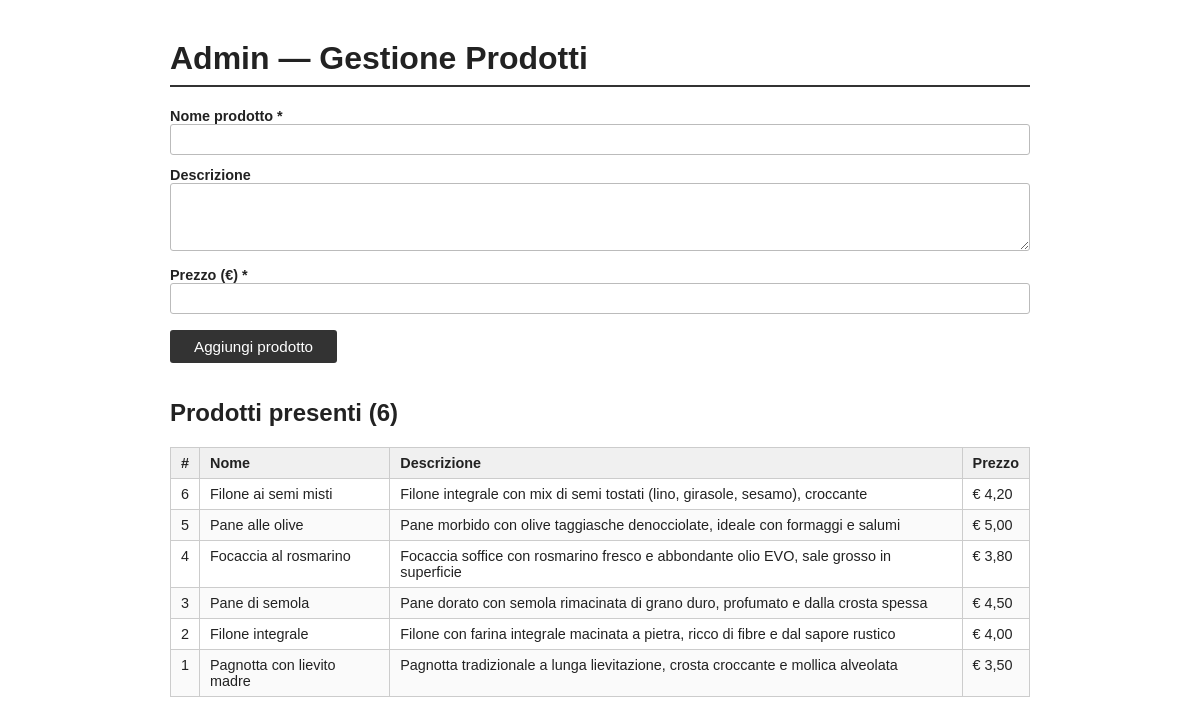
The app's page /admin/index.php (signed in) with its own data.
### tables this page shows
CREATE TABLE tProdotto (
    idProdotto INT AUTO_INCREMENT PRIMARY KEY,
    NomeProdotto VARCHAR(200) NOT NULL,
    Descrizione TEXT,
    Prezzo DECIMAL(6,2) NOT NULL
);

### admin/index.php (the view, shortened to what this page needs)
<?php
try {
    $pdo = new PDO(
        'mysql:host=localhost;dbname=appane_zangrando;charset=utf8mb4',
        'root',
        '',
        [
            PDO::ATTR_ERRMODE            => PDO::ERRMODE_EXCEPTION,
            PDO::ATTR_DEFAULT_FETCH_MODE => PDO::FETCH_ASSOC,
        ]
    );
} catch (PDOException $e) {
    die('Errore di connessione al database.');
}
$prodotti = $pdo->query("SELECT idProdotto, NomeProdotto, Descrizione, Prezzo FROM tProdotto ORDER BY idProdotto DESC")->fetchAll();
?>
<!DOCTYPE html>
<html lang="it">
<head>
</head>
<body>
<h1>Admin — Gestione Prodotti</h1>
<form method="POST" action="">
    <label for="nome_prodotto">Nome prodotto *</label>
    <input type="text" id="nome_prodotto" name="nome_prodotto" maxlength="200" required>
    <label for="descrizione">Descrizione</label>
    <textarea id="descrizione" name="descrizione" rows="3"></textarea>
    <label for="prezzo">Prezzo (€) *</label>
    <input type="number" id="prezzo" name="prezzo" step="0.01" min="0.01" max="9999.99" required>
    <button type="submit">Aggiungi prodotto</button>
</form>
<h2>Prodotti presenti (<?= count($prodotti) ?>)</h2>
<?php if (empty($prodotti)): ?>
    <p>Nessun prodotto nel database.</p>
<?php else: ?>
    <table>
        <thead>
            <tr>
                <th>#</th>
                <th>Nome</th>
                <th>Descrizione</th>
                <th>Prezzo</th>
            </tr>
        </thead>
        <tbody>
            <?php foreach ($prodotti as $p): ?>
                <tr>
                    <td><?= (int)$p['idProdotto'] ?></td>
                    <td><?= htmlspecialchars($p['NomeProdotto']) ?></td>
                    <td><?= htmlspecialchars($p['Descrizione'] ?? '') ?></td>
                    <td class="prezzo">€ <?= number_format((float)$p['Prezzo'], 2, ',', '.') ?></td>
                </tr>
            <?php endforeach; ?>
        </tbody>
    </table>
<?php endif; ?>
</body>
</html>

### admin/index.php (style rules this page uses)
body { font-family: sans-serif; max-width: 860px; margin: 40px auto; padding: 0 20px; color: #222; }
h1 { border-bottom: 2px solid #333; padding-bottom: 8px; }
h2 { margin-top: 36px; }
label { display: block; margin-top: 12px; font-weight: bold; font-size: .9rem; }
input[type="text"], input[type="number"], textarea { width: 100%; padding: 6px 8px; box-sizing: border-box; border: 1px solid #bbb; border-radius: 3px; font-size: .95rem; }
textarea { resize: vertical; }
button { margin-top: 16px; padding: 8px 24px; background: #333; color: #fff; border: none; border-radius: 3px; cursor: pointer; font-size: .95rem; }
table { width: 100%; border-collapse: collapse; margin-top: 12px; font-size: .9rem; }
th, td { border: 1px solid #ccc; padding: 7px 10px; text-align: left; vertical-align: top; }
th { background: #f0f0f0; font-weight: bold; }
tr:nth-child(even) td { background: #fafafa; }
.prezzo { white-space: nowrap; }

### records on screen
tprodotto: idProdotto "6", NomeProdotto "Filone ai semi misti", Descrizione "Filone integrale con mix di semi tostati (lino, girasole, sesamo), croccante", Prezzo "4,20"
tprodotto: idProdotto "5", NomeProdotto "Pane alle olive", Descrizione "Pane morbido con olive taggiasche denocciolate, ideale con formaggi e salumi", Prezzo "5,00"
tprodotto: idProdotto "4", NomeProdotto "Focaccia al rosmarino", Descrizione "Focaccia soffice con rosmarino fresco e abbondante olio EVO, sale grosso in superficie", Prezzo "3,80"
tprodotto: idProdotto "3", NomeProdotto "Pane di semola", Descrizione "Pane dorato con semola rimacinata di grano duro, profumato e dalla crosta spessa", Prezzo "4,50"
tprodotto: idProdotto "2", NomeProdotto "Filone integrale", Descrizione "Filone con farina integrale macinata a pietra, ricco di fibre e dal sapore rustico", Prezzo "4,00"
tprodotto: idProdotto "1", NomeProdotto "Pagnotta con lievito madre", Descrizione "Pagnotta tradizionale a lunga lievitazione, crosta croccante e mollica alveolata", Prezzo "3,50"

### other values on screen
count($prodotti) "6"
